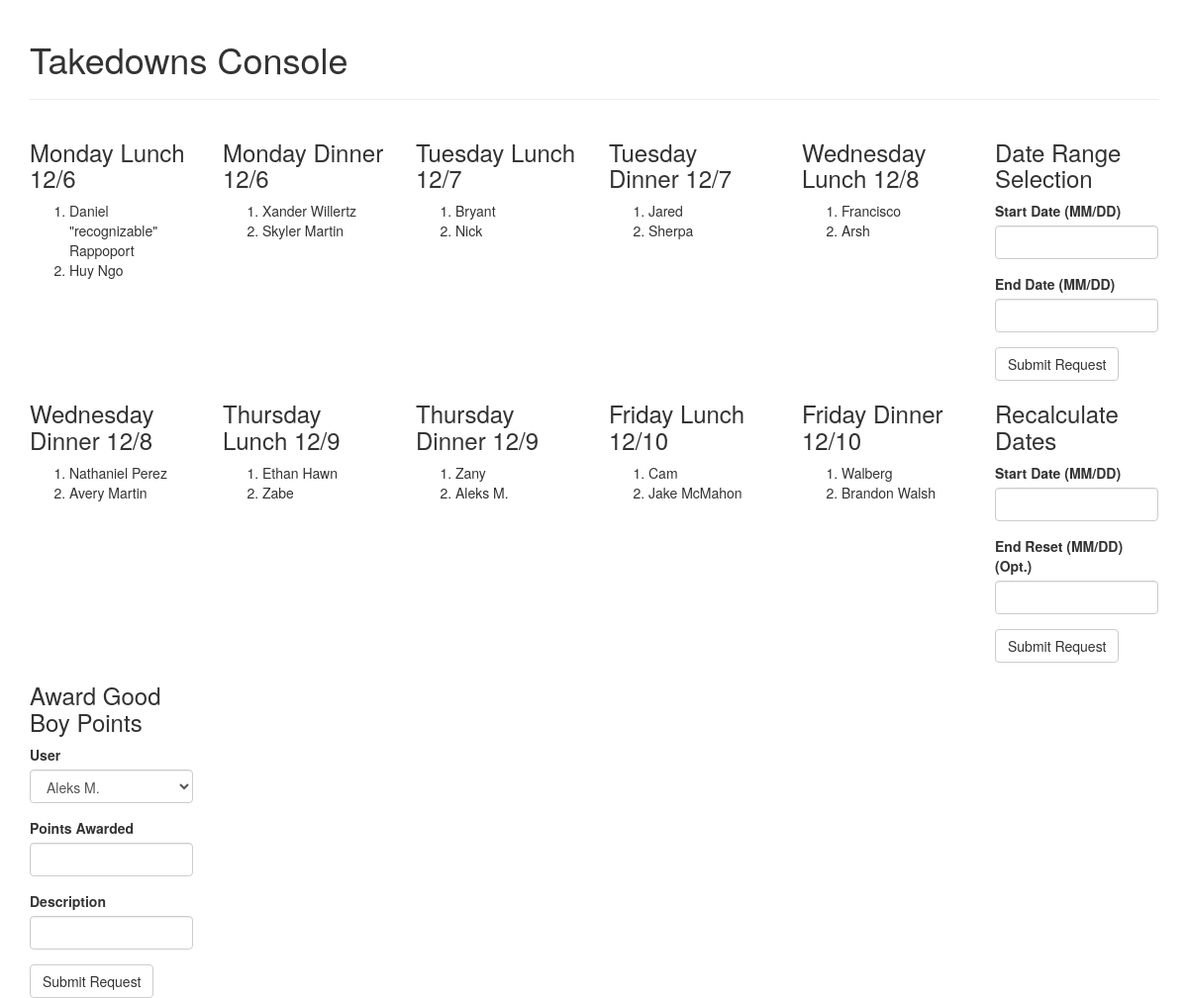
/tdconsole, run on the app's committed database.
### tables this page shows
CREATE TABLE users (
            uid INTEGER PRIMARY KEY AUTOINCREMENT,
            pname TEXT,
            email TEXT UNIQUE,
            newMember INTEGER
        );

### app/routes.py (the view, shortened to what this page needs)
@app.route("/", methods=['POST', 'GET'])
@app.route("/tdconsole", methods=['POST', 'GET'])
def tdconsole():
    dateInput = DateInput()
    solveDates = SolveDateForm()
    gbpf = GoodBoyPointForm()
    utdsf = UpdateTakedownsSheet()
    dio = DefaultInstacartOrderForm()
    ordersheet = SaveInstacartOrderSheet()
    message = None
    if utdsf.submit.data and utdsf.password.data and utdsf.password.data == "hunter2" and utdsf.validate_on_submit():
        algoSesh.updateTakedowns()
    if "startDate" in request.cookies:
        startDate = request.cookies.get("startDate")
        endDate = request.cookies.get("endDate")
        startDatetime = datetime.datetime.strptime(startDate, "%m/%d/%Y")
        endDatetime = datetime.datetime.strptime(
            endDate, "%m/%d/%Y") + datetime.timedelta(days=1)
        data = algoSesh.getAssignments(startDatetime, endDatetime)
        return render_template("tdconsole.html", utdsf=utdsf, ordersheet=ordersheet, dio=dio, gbpf=gbpf, message=message, dataRows=data, dateInput=dateInput, clearDate=solveDates)
    else:
        startDatetime = datetime.datetime.now() - datetime.timedelta(days=(datetime.datetime.now().weekday()))
        endDatetime = startDatetime + datetime.timedelta(days=40)
        data = algoSesh.getAssignments(startDatetime, endDatetime)
        return render_template("tdconsole.html", utdsf=utdsf, ordersheet=ordersheet, dio=dio, gbpf=gbpf, message=message, dataRows=data, dateInput=dateInput, clearDate=solveDates)

### app/forms.py
class DateInput(FlaskForm):
    startDate = StringField(
        "Start Date (MM/DD)", validators=[DataRequired(), Regexp(r"^[0-9]{2}/[0-9]{2}$")])
    endDate = StringField(
        "End Date (MM/DD)", validators=[DataRequired(), Regexp(r"^[0-9]{2}/[0-9]{2}$")])
    submit = SubmitField("Submit Request")

class SolveDateForm(FlaskForm):
    resetDate = StringField(
        "Start Date (MM/DD)", validators=[DataRequired(), Regexp(r"^[0-9]{2}/[0-9]{2}$")])
    endResetDate = StringField(
        "End Reset (MM/DD) (Opt.)", validators=[Regexp(r"^[0-9]{2}/[0-9]{2}$")])
    submit = SubmitField("Submit Request")

### app/db/__init__.py (called while the page is built)
    def createCursor(self):
        self.conn = sqlite3.connect("./app/db/takedowns.db")
        return self.conn.cursor()

    def getDates(self, startDate, endDate):  # Working
        c = self.createCursor()
        ret = [x for x in c.execute("SELECT dateId, tid FROM schedule WHERE date BETWEEN ? AND ?", (startDate, endDate))]
        c.close()
        return ret

    def getIsoDate(self, dateId):
        c = self.createCursor()
        c.execute("SELECT date FROM schedule WHERE dateId = ?", (dateId,))
        ret = c.fetchone()[0]
        c.close()
        return ret

    def getPname(self, uid):
        c = self.createCursor()
        c.execute("SELECT pname FROM users WHERE uid = ?", (uid,))
        uid = c.fetchone()[0]
        c.close()
        return uid

    def getAssignments(self, dateId):
        c = self.createCursor()
        try:
            ret = c.execute("SELECT uid FROM assignments WHERE dateId = ?",(dateId,))
            users = []
            for user in ret:
                users.append(user[0])
            c.close()
            if users:
                return users
            else:
                return []
        except Exception:  # If there's no rows returned
            c.close()
            return None

### app/templates/tdconsole.html (shortened to what this page needs)
{% extends "base.html" %}
{% import "bootstrap/wtf.html" as wtf %}
{% block app_content %}
<div class="container">
  <br>
  <h1>Takedowns Console</h1>
  <hr>
  {% for row in dataRows %}
  <div class="row">
    {% for day in row %}
    <div class="col-md-2">
      <h3>{{ day[0] }}</h3>
      <ol>
        {% for as in day[1] %}
        <li>{{ as }}</li>
        {% endfor %}
      </ol>
    </div>
    {% endfor %}
    {% if row == dataRows[0] %}
    <div class="col-md-2">
      <h3>Date Range Selection</h3>
      {{ wtf.quick_form(dateInput) }}
    </div>
    {% endif %}
    {% if row == dataRows[1] %}
    <div class="col-md-2">
      <h3>Recalculate Dates</h3>
      {{ wtf.quick_form(clearDate) }}
    </div>
    {% endif %}
    {% if row == dataRows[2] %}
    <div class="col-md-2">
      <h3>Award Good Boy Points</h3>
      {{ wtf.quick_form(gbpf) }}
    </div>
    {% endif %}
  </div>
  {% endfor %}
</div>
{% endblock %}

### app/templates/base.html (shortened to what this page needs)
{% extends 'bootstrap/base.html' %}
{% block head %}
{{super()}}
{% endblock %}
{% block content %}
{% block app_content %}{% endblock %}
{% endblock %}

### data on the page
users: pname "Daniel \"recognizable\" Rappoport"
users: pname "Huy Ngo"
users: pname "Xander Willertz"
users: pname "Skyler Martin"
users: pname "Bryant"
users: pname "Nick"
users: pname "Jared"
users: pname "Sherpa"
users: pname "Francisco"
users: pname "Arsh"
users: pname "Nathaniel Perez"
users: pname "Avery Martin"
users: pname "Ethan Hawn"
users: pname "Zabe"
users: pname "Zany"
users: pname "Aleks M."
users: pname "Cam"
users: pname "Jake McMahon"
users: pname "Walberg"
users: pname "Brandon Walsh"

### other printed values
{{ day[0] }} "Monday Lunch 12/6" "Monday Dinner 12/6" "Tuesday Lunch 12/7" "Tuesday Dinner 12/7" "Wednesday Lunch 12/8" "Wednesday Dinner 12/8" "Thursday Lunch 12/9" "Thursday Dinner 12/9" "Friday Lunch 12/10" "Friday Dinner 12/10"
